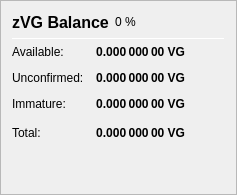
                   <widget class="QFrame" name="frame_ZerocoinBalances">
                    <property name="frameShape">
                     <enum>QFrame::StyledPanel</enum>
                    </property>
                    <property name="frameShadow">
                     <enum>QFrame::Raised</enum>
                    </property>
                    <layout class="QVBoxLayout" name="verticalLayout_7">
                     <item>
                      <layout class="QHBoxLayout" name="horizontalLayout_8" stretch="0,0,0">
                       <item>
                        <widget class="QLabel" name="label_5z_3">
                         <property name="minimumSize">
                          <size>
                           <width>0</width>
                           <height>20</height>
                          </size>
                         </property>
                         <property name="font">
                          <font>
                           <pointsize>12</pointsize>
                           <weight>75</weight>
                           <bold>true</bold>
                          </font>
                         </property>
                         <property name="text">
                          <string>zVG Balance</string>
                         </property>
                        </widget>
                       </item>
                       <item>
                        <widget class="QLabel" name="labelzVGPercent">
                         <property name="text">
                          <string notr="true">0 %</string>
                         </property>
                        </widget>
                       </item>
                       <item>
                        <spacer name="horizontalSpacer_11">
                         <property name="orientation">
                          <enum>Qt::Horizontal</enum>
                         </property>
                         <property name="sizeHint" stdset="0">
                          <size>
                           <width>40</width>
                           <height>20</height>
                          </size>
                         </property>
                        </spacer>
                       </item>
                      </layout>
                     </item>
                     <item>
                      <widget class="Line" name="line_ZerocoinBalance">
                       <property name="minimumSize">
                        <size>
                         <width>0</width>
                         <height>1</height>
                        </size>
                       </property>
                       <property name="maximumSize">
                        <size>
                         <width>16777215</width>
                         <height>1</height>
                        </size>
                       </property>
                       <property name="orientation">
                        <enum>Qt::Horizontal</enum>
                       </property>
                      </widget>
                     </item>
                     <item>
                      <layout class="QGridLayout" name="gridLayout_5">
                       <property name="spacing">
                        <number>12</number>
                       </property>
                       <item row="1" column="0">
                        <widget class="QLabel" name="labelzBalanceMatureText">
                         <property name="toolTip">
                          <string>Mature: more than 20 confirmation and more than 1 mint of the same denomination after it was minted.
These zVG are spendable.</string>
                         </property>
                         <property name="text">
                          <string>Available:</string>
                         </property>
                        </widget>
                       </item>
                       <item row="1" column="1">
                        <widget class="QLabel" name="labelzBalanceMature">
                         <property name="font">
                          <font>
                           <weight>75</weight>
                           <bold>true</bold>
                          </font>
                         </property>
                         <property name="toolTip">
                          <string>Mature: more than 20 confirmation and more than 1 mint of the same denomination after it was minted.
These zVG are spendable.</string>
                         </property>
                         <property name="text">
                          <string notr="true">0.000 000 00 VG</string>
                         </property>
                         <property name="alignment">
                          <set>Qt::AlignRight|Qt::AlignTrailing|Qt::AlignVCenter</set>
                         </property>
                        </widget>
                       </item>
                       <item row="2" column="0">
                        <widget class="QLabel" name="labelzBalanceUnconfirmedText">
                         <property name="toolTip">
                          <string>Unconfirmed: less than 20 confirmations
Immature: confirmed, but less than 1 mint of the same denomination after it was minted</string>
                         </property>
                         <property name="text">
                          <string>Unconfirmed:</string>
                         </property>
                        </widget>
                       </item>
                       <item row="2" column="1">
                        <widget class="QLabel" name="labelzBalanceUnconfirmed">
                         <property name="font">
                          <font>
                           <weight>75</weight>
                           <bold>true</bold>
                          </font>
                         </property>
                         <property name="toolTip">
                          <string>Unconfirmed: less than 20 confirmations
Immature: confirmed, but less than 1 mint of the same denomination after it was minted</string>
                         </property>
                         <property name="text">
                          <string notr="true">0.000 000 00 VG</string>
                         </property>
                         <property name="alignment">
                          <set>Qt::AlignRight|Qt::AlignTrailing|Qt::AlignVCenter</set>
                         </property>
                        </widget>
                       </item>
                       <item row="3" column="0">
                        <widget class="QLabel" name="labelzBalanceImmatureText">
                         <property name="toolTip">
                          <string>Unconfirmed: less than 20 confirmations
Immature: confirmed, but less than 1 mint of the same denomination after it was minted</string>
                         </property>
                         <property name="text">
                          <string>Immature:</string>
                         </property>
                        </widget>
                       </item>
                       <item row="3" column="1">
                        <widget class="QLabel" name="labelzBalanceImmature">
                         <property name="font">
                          <font>
                           <weight>75</weight>
                           <bold>true</bold>
                          </font>
                         </property>
                         <property name="toolTip">
                          <string>Unconfirmed: less than 20 confirmations
Immature: confirmed, but less than 1 mint of the same denomination after it was minted</string>
                         </property>
                         <property name="text">
                          <string notr="true">0.000 000 00 VG</string>
                         </property>
                         <property name="alignment">
                          <set>Qt::AlignRight|Qt::AlignTrailing|Qt::AlignVCenter</set>
                         </property>
                        </widget>
                       </item>
                       <item row="4" column="0">
                        <widget class="QLabel" name="labelzBalanceText">
                         <property name="toolTip">
                          <string>Your current zVG balance, unconfirmed and immature zVG included.</string>
                         </property>
                         <property name="text">
                          <string>Total:</string>
                         </property>
                        </widget>
                       </item>
                       <item row="4" column="1">
                        <widget class="QLabel" name="labelzBalance">
                         <property name="font">
                          <font>
                           <weight>75</weight>
                           <bold>true</bold>
                          </font>
                         </property>
                         <property name="cursor">
                          <cursorShape>IBeamCursor</cursorShape>
                         </property>
                         <property name="toolTip">
                          <string>Your current zVG balance, unconfirmed and immature zVG included.</string>
                         </property>
                         <property name="text">
                          <string notr="true">0.000 000 00 VG</string>
                         </property>
                         <property name="alignment">
                          <set>Qt::AlignRight|Qt::AlignTrailing|Qt::AlignVCenter</set>
                         </property>
                         <property name="textInteractionFlags">
                          <set>Qt::LinksAccessibleByMouse|Qt::TextSelectableByKeyboard|Qt::TextSelectableByMouse</set>
                         </property>
                        </widget>
                       </item>
                       <item row="4" column="2">
                        <spacer name="horizontalSpacer_4">
                         <property name="orientation">
                          <enum>Qt::Horizontal</enum>
                         </property>
                         <property name="sizeHint" stdset="0">
                          <size>
                           <width>40</width>
                           <height>20</height>
                          </size>
                         </property>
                        </spacer>
                       </item>
                      </layout>
                     </item>
                     <item>
                      <spacer name="verticalSpacer_4">
                       <property name="orientation">
                        <enum>Qt::Vertical</enum>
                       </property>
                       <property name="sizeHint" stdset="0">
                        <size>
                         <width>20</width>
                         <height>40</height>
                        </size>
                       </property>
                      </spacer>
                     </item>
                    </layout>
                   </widget>
